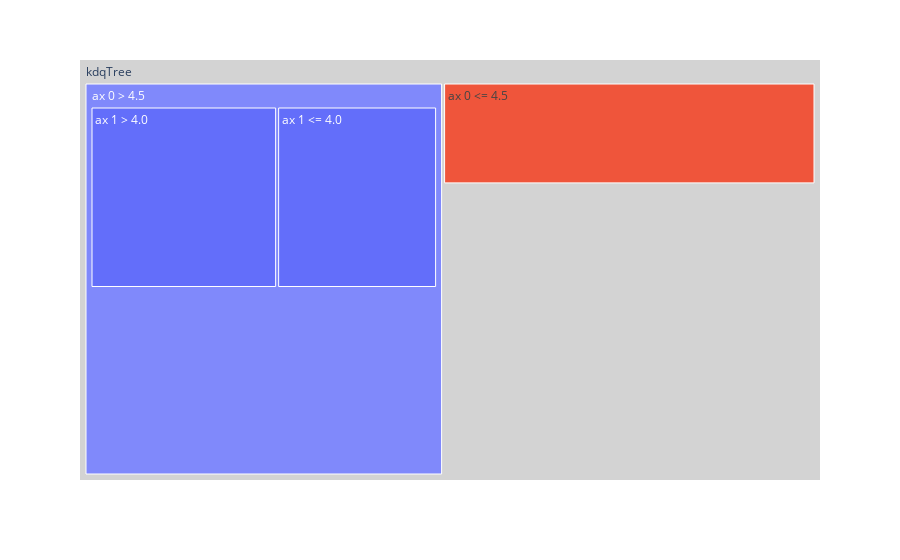

Notebook code cell kept with this figure:
### Markdown cell above
# Basic Plot

E.g. using `cell_count` which depends on only one tree, no comparisons

### Code cell
# TODO - there's a textinfo value in plotly.treemap which could add some text to cells
fig = px.treemap(data_frame=df_plot, names='name', ids='idx', parents='parent_idx', values='cell_count')
fig.update_traces(root_color='lightgrey')
fig.show()

### Figure 1 — Plotly figure (JSON) as saved in the notebook; plotly's stock layout.template omitted (floating-point values rounded to 4 significant figures)
{"data": [{"domain": {"x": [0, 1], "y": [0, 1]}, "hovertemplate": "name=%{label}<br>cell_count=%{value}<br>parent_idx=%{parent}<br>idx=%{id}<extra></extra>", "ids": [2657821804384, 2657821803952, 2657275493056, 2657275612416, 2657275612992], "labels": ["kdqTree", "ax 0 <= 4.5", "ax 0 > 4.5", "ax 1 <= 4.0", "ax 1 > 4.0"], "name": "", "parents": [null, 2657821804384, 2657821804384, 2657275493056, 2657275493056], "root": {"color": "lightgrey"}, "type": "treemap", "values": [20, 7, 13, 6, 7]}], "layout": {"legend": {"tracegroupgap": 0}, "margin": {"t": 60}}}
